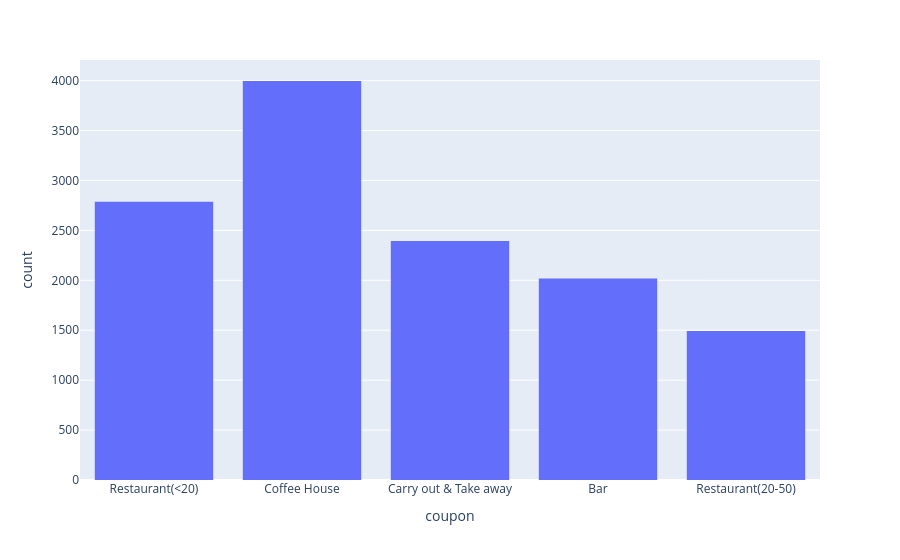

The code cell stored with this chart in its notebook:
### Code cell
fig = px.histogram(data, x="coupon")                
fig.show()

### Figure 1 — Plotly figure (JSON) as saved in the notebook; plotly's stock layout.template omitted (floating-point values rounded to 4 significant figures; data arrays with more than 128 entries replaced by an {"elided": "..."} marker saying what was removed)
{"data": [{"bingroup": "x", "hovertemplate": "coupon=%{x}<br>count=%{y}<extra></extra>", "legendgroup": "", "marker": {"color": "#636efa", "pattern": {"shape": ""}}, "name": "", "orientation": "v", "showlegend": false, "type": "histogram", "x": {"elided": "12684 str values"}, "xaxis": "x", "yaxis": "y"}], "layout": {"barmode": "relative", "legend": {"tracegroupgap": 0}, "margin": {"t": 60}, "xaxis": {"anchor": "y", "domain": [0, 1], "title": {"text": "coupon"}}, "yaxis": {"anchor": "x", "domain": [0, 1], "title": {"text": "count"}}}}
